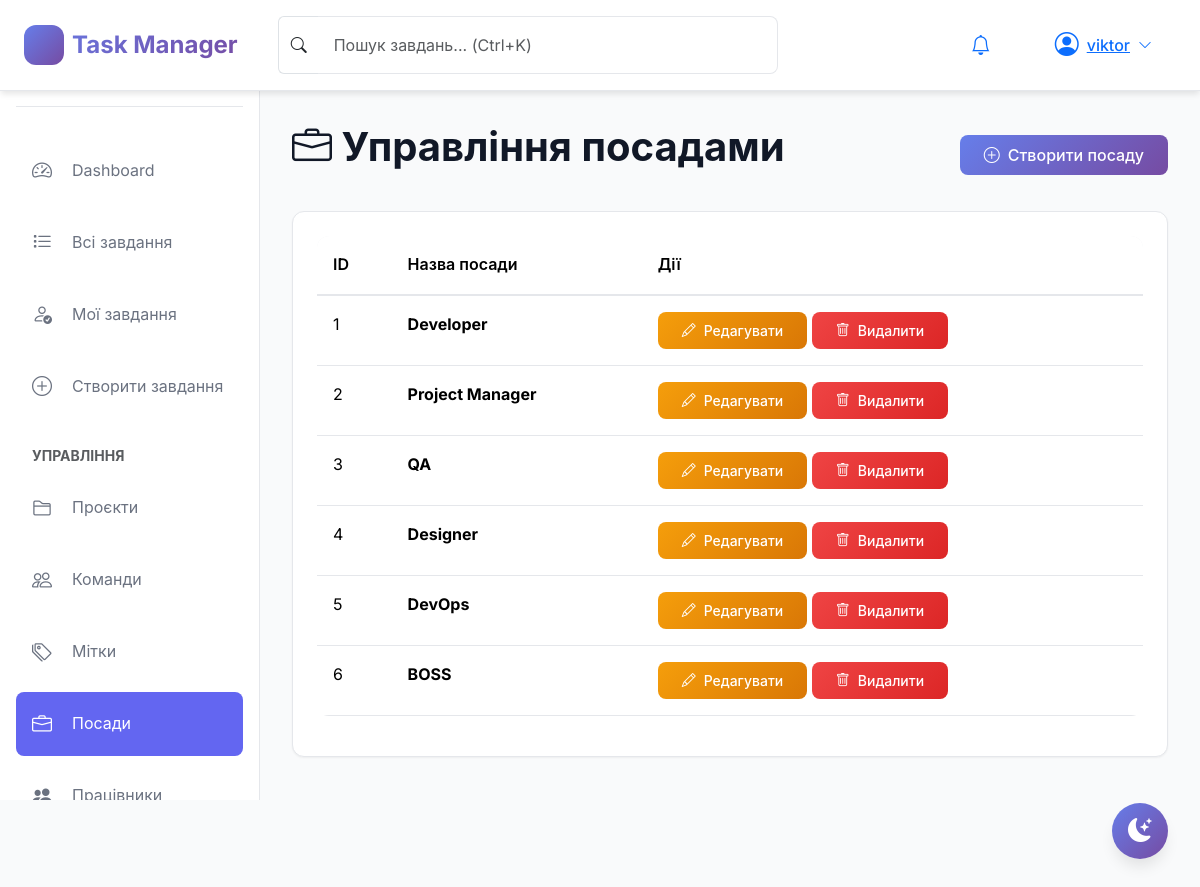
Page /positions/ (signed in) on the committed database.
### tasks/models.py (models this page shows, shortened)
class Worker(AbstractUser):
    position = models.ForeignKey(
        Position,
        on_delete=models.SET_NULL,
        null=True,
        related_name='workers',
        verbose_name='Посада'
    )
    email = models.EmailField(
        unique=True,
        validators=[EmailValidator()],
        verbose_name='Email'
    )
    first_name = models.CharField(max_length=150, verbose_name='Ім\'я')
    last_name = models.CharField(max_length=150, verbose_name='Прізвище')
    class Meta:
        verbose_name = 'Працівник'
        verbose_name_plural = 'Працівники'
    def get_unread_notifications_count(self):
        return self.notifications.filter(is_read=False).count()
    def get_unread_notifications(self):
        return self.notifications.filter(is_read=False).order_by('-created_at')

class Position(models.Model):
    name = models.CharField(
        max_length=100, unique=True, verbose_name='Назва посади'
    )
    class Meta:
        verbose_name = 'Посада'
        verbose_name_plural = 'Посади'

### tasks/views.py (the view)
class PositionListView(LoginRequiredMixin, UserPassesTestMixin, ListView):
    model = Position
    template_name = 'tasks/position_list.html'
    context_object_name = 'positions'
    def test_func(self):
        return self.request.user.is_superuser

### tasks/templates/tasks/position_list.html (shortened to what this page needs)
{% extends 'tasks/base.html' %}
{% block content %}
<div class="d-flex justify-content-between align-items-center mb-4">
    <h1><i class="bi bi-briefcase"></i> Управління посадами</h1>
    <a href="{% url 'position_create' %}" class="btn btn-primary">
        <i class="bi bi-plus-circle"></i> Створити посаду
    </a>
</div>
{% if not request.user.is_superuser %}
<div class="alert alert-danger">
    <i class="bi bi-exclamation-triangle"></i>
    <strong>Доступ заборонено!</strong> Ця сторінка доступна тільки для адміністраторів.
</div>
{% else %}
<div class="card">
    <div class="card-body">
        {% if positions %}
        <div class="table-responsive">
            <table class="table table-hover">
                <thead>
                    <tr>
                        <th>ID</th>
                        <th>Назва посади</th>
                        <th>Дії</th>
                    </tr>
                </thead>
                <tbody>
                    {% for position in positions %}
                    <tr>
                        <td>{{ position.id }}</td>
                        <td><strong>{{ position.name }}</strong></td>
                        <td>
                            <a href="{% url 'position_edit' position.pk %}" class="btn btn-sm btn-warning">
                                <i class="bi bi-pencil"></i> Редагувати
                            </a>
                            <a href="{% url 'position_delete' position.pk %}" class="btn btn-sm btn-danger">
                                <i class="bi bi-trash"></i> Видалити
                            </a>
                        </td>
                    </tr>
                    {% endfor %}
                </tbody>
            </table>
        </div>
        {% endif %}
    </div>
</div>
{% endif %}
{% endblock %}

### tasks/templates/tasks/base.html (shortened to what this page needs)
{% load static %}
<!DOCTYPE html>
<html lang="uk">
<head>
    <link href="https://cdn.jsdelivr.net/npm/bootstrap@5.3.2/dist/css/bootstrap.min.css" rel="stylesheet">
    <link rel="stylesheet" href="https://cdn.jsdelivr.net/npm/bootstrap-icons@1.11.1/font/bootstrap-icons.css">
    <link rel="stylesheet" href="{% static 'css/style.css' %}">
</head>
<body>
    {% if user.is_authenticated %}
    <nav class="navbar navbar-expand-lg sticky-top">
        <div class="container-fluid px-4">
            <a class="navbar-brand d-flex align-items-center gap-2" href="{% url 'dashboard' %}">
                <div class="sidebar-logo">
                    <i class="bi bi-check2-circle"></i>
                </div>
                <span class="fw-bold">Task Manager</span>
            </a>
            <div class="d-none d-md-flex flex-grow-1 mx-4">
                <div class="input-group" style="max-width: 500px;">
                    <span class="input-group-text bg-transparent border-end-0">
                        <i class="bi bi-search"></i>
                    </span>
                    <input type="text" class="form-control border-start-0" id="search-input"
                        placeholder="Пошук завдань... (Ctrl+K)">
                </div>
            </div>
            <div class="d-flex align-items-center gap-3">
                <div class="dropdown">
                    <button class="btn btn-link position-relative" data-bs-toggle="dropdown">
                        <i class="bi bi-bell fs-5"></i>
                    </button>
                </div>
                <div class="dropdown">
                    <button class="btn btn-link d-flex align-items-center gap-2" data-bs-toggle="dropdown">
                        <div class="avatar">
                            <i class="bi bi-person-circle fs-4"></i>
                        </div>
                        <span class="d-none d-md-inline">{{ user.get_full_name|default:user.username }}</span>
                        <i class="bi bi-chevron-down small"></i>
                    </button>
                </div>
            </div>
        </div>
    </nav>
    <aside class="sidebar">
        <div class="sidebar-header">
            <div class="sidebar-logo">
            </div>
            <div>
                <h5 class="mb-0">Task Manager</h5>
                <small class="text-muted">Керуйте завданнями</small>
            </div>
        </div>
        <nav class="sidebar-nav">
            <ul class="list-unstyled">
                <li class="sidebar-nav-item">
                    <a href="{% url 'dashboard' %}"
                        class="sidebar-nav-link {% if request.resolver_match.url_name == 'dashboard' %}active{% endif %}">
                        <i class="bi bi-speedometer2"></i>
                        <span>Dashboard</span>
                    </a>
                </li>
                <li class="sidebar-nav-item">
                    <a href="{% url 'task_list' %}"
                        class="sidebar-nav-link {% if request.resolver_match.url_name == 'task_list' %}active{% endif %}">
                        <i class="bi bi-list-task"></i>
                        <span>Всі завдання</span>
                    </a>
                </li>
                <li class="sidebar-nav-item">
                    <a href="{% url 'my_tasks' %}"
                        class="sidebar-nav-link {% if request.resolver_match.url_name == 'my_tasks' %}active{% endif %}">
                        <i class="bi bi-person-check"></i>
                        <span>Мої завдання</span>
                    </a>
                </li>
                <li class="sidebar-nav-item">
                    <a href="{% url 'task_create' %}"
                        class="sidebar-nav-link {% if request.resolver_match.url_name == 'task_create' %}active{% endif %}">
                        <i class="bi bi-plus-circle"></i>
                        <span>Створити завдання</span>
                    </a>
                </li>
                <li class="mt-4 mb-2 px-3">
                    <small class="text-muted text-uppercase fw-bold">Управління</small>
                </li>
                <li class="sidebar-nav-item">
                    <a href="{% url 'project_list' %}"
                        class="sidebar-nav-link {% if 'project' in request.path %}active{% endif %}">
                        <i class="bi bi-folder2"></i>
                        <span>Проєкти</span>
                    </a>
                </li>
                <li class="sidebar-nav-item">
                    <a href="{% url 'team_list' %}"
                        class="sidebar-nav-link {% if 'team' in request.path %}active{% endif %}">
                        <i class="bi bi-people"></i>
                        <span>Команди</span>
                    </a>
                </li>
                <li class="sidebar-nav-item">
                    <a href="{% url 'tag_list' %}"
                        class="sidebar-nav-link {% if 'tag' in request.path %}active{% endif %}">
                        <i class="bi bi-tags"></i>
                        <span>Мітки</span>
                    </a>
                </li>
                {% if user.is_superuser %}
                <li class="sidebar-nav-item">
                    <a href="{% url 'position_list' %}"
                        class="sidebar-nav-link {% if 'position' in request.path %}active{% endif %}">
                        <i class="bi bi-briefcase"></i>
                        <span>Посади</span>
                    </a>
                </li>
                <li class="sidebar-nav-item">
                    <a href="{% url 'worker_list' %}"
                        class="sidebar-nav-link {% if 'worker' in request.path %}active{% endif %}">
                        <i class="bi bi-people-fill"></i>
                        <span>Працівники</span>
                    </a>
                </li>
                {% endif %}
            </ul>
        </nav>
    </aside>
    <main class="main-content">
        {% block content %}{% endblock %}
    </main>
    <button class="theme-toggle" id="theme-toggle" title="Перемкнути тему">
        <i class="bi bi-moon-stars-fill"></i>
    </button>
    {% endif %}
</body>
</html>

### rows in the picture
Worker: get_full_name "viktor"
Position: id "1", name "Developer"
Position: id "2", name "Project Manager"
Position: id "3", name "QA"
Position: id "4", name "Designer"
Position: id "5", name "DevOps"
Position: id "6", name "BOSS"
